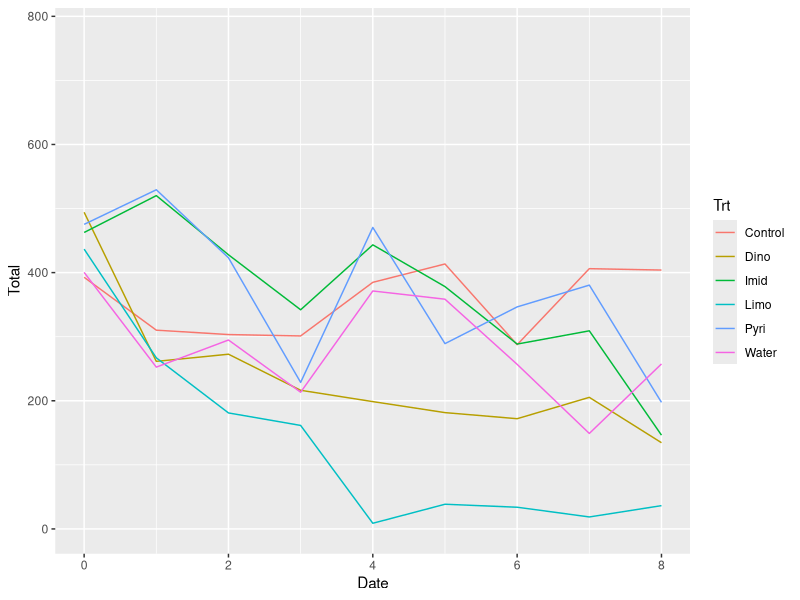
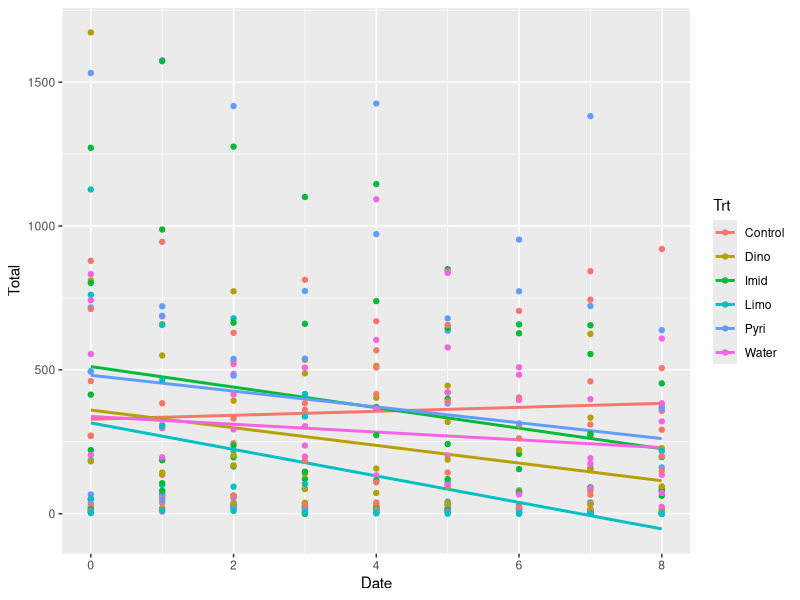

Source code (R) for these figures, in order:
## ---- chunk 1
library(tidyverse)
library(lme4)
library(emmeans)
library(multcomp)

LimoR <- read.csv('LimoR.csv')

lm(Total~Trt*as.factor(Date), data = LimoR)
summary(Total~Trt, data = LimoR)

anova(lm(Total~Trt, data = LimoR))

lm.trt <- lm(Total ~ Trt, data = LimoR)
summary(lm.trt)

lsmeans <- emmeans(lm.trt, ~Trt)
Results_lsmeans <- multcomp::cld(lsmeans, alpha = 0.05, reversed = TRUE, details = TRUE)
Results_lsmeans
## ---- chunk 2
library(ggplot2)

ggplot(LimoR, aes(x = Date, y = Total, group = Trt, color = Trt)) +
  stat_summary(geom ="line")

ggplot(LimoR, aes(x = Date, y = Total, group = Trt, color = Trt)) +
  geom_smooth(method = lm, se = FALSE)+
  geom_point()
